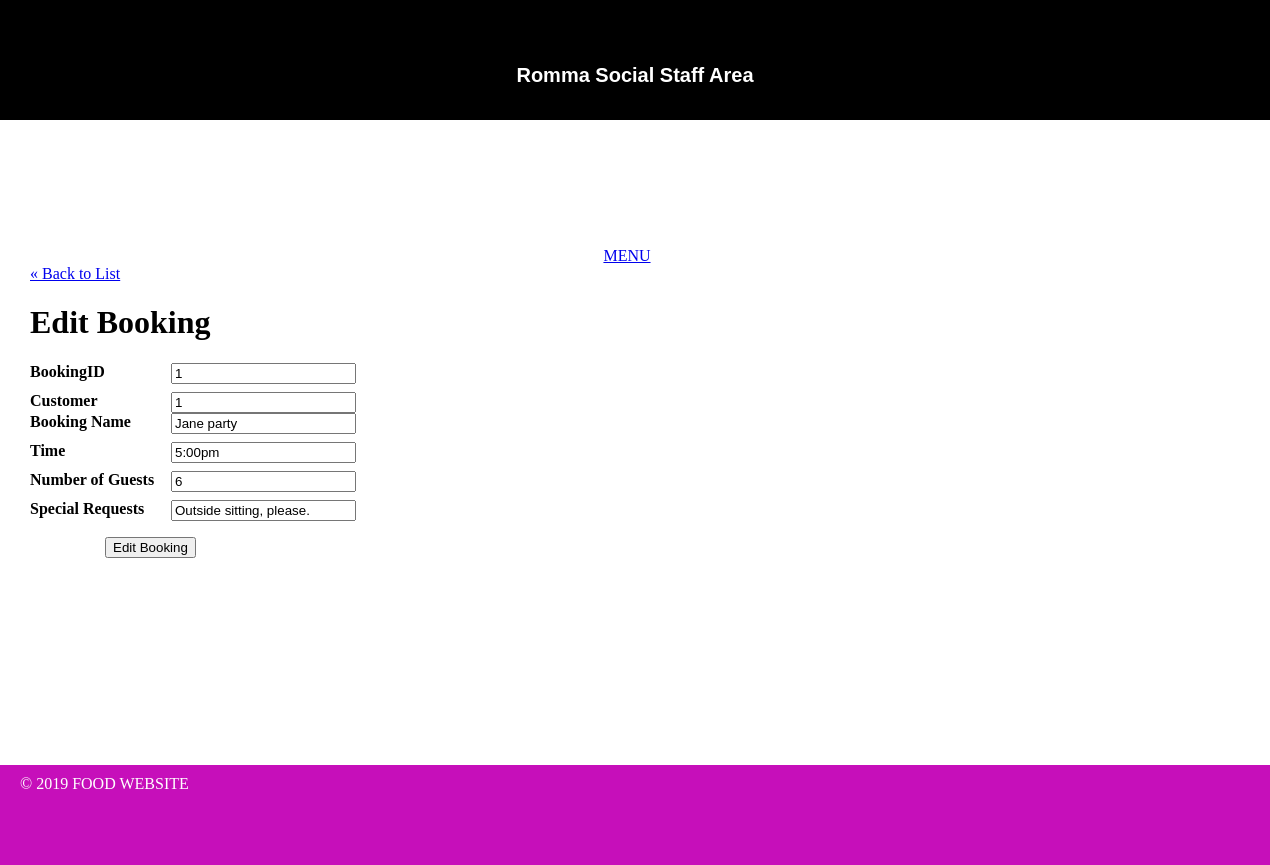
Page /romma_social/public/staff/booking/edit.php?id=1 on the committed database.
### tables this page shows
CREATE TABLE `booking` (
  `bookingID` int(11) NOT NULL,
  `customerID` int(11) NOT NULL,
  `booking_name` varchar(255) DEFAULT NULL,
  `booking_time` varchar(255) DEFAULT NULL,
  `guests` varchar(10) DEFAULT NULL,
  `special_requests` varchar(255) DEFAULT NULL
);

### romma_social/private/functions.php (called while the page is built, shortened)
<?php
function url_for($script_path) {
  return WWW_ROOT . $script_path;
}
function u($string="") {
  return urlencode($string);
}
function h($string="") {
  return htmlspecialchars($string);
}
?>

### romma_social/private/query_functions.php (called while the page is built, shortened)
<?php
  function find_booking_by_id($id) {
    global $db;
    $sql = "SELECT * FROM booking ";
    $sql .= "WHERE bookingID='" . $id . "'";
    $result = mysqli_query($db, $sql);
    $booking = mysqli_fetch_assoc($result);
    return $booking;
  }
?>

### romma_social/public/staff/booking/edit.php (the view, shortened to what this page needs)
<?php
require_once('../../../private/initialize.php');
$id = $_GET['id'];
if(is_post_request()) {
  $booking = [];
  $booking['bookingID'] = $id;
  $booking['customerID'] = $_POST['customerID'];
  $booking['booking_name'] = $_POST['booking_name'];
  $booking['booking_time'] = $_POST['booking_time'];
  $booking['guests'] = $_POST['guests'];
  $booking['special_requests'] = $_POST['special_requests'];
  $result = update_booking($booking);
  redirect_to(url_for('/staff/booking/show.php?id=' . $id));
} else {
  $booking = find_booking_by_id($id);
}
?>
<?php include(SHARED_PATH . '/staff_header.php'); ?>
<div id="content">
  <a class="back-link" href="<?php echo url_for('/staff/booking/index.php'); ?>">&laquo; Back to List</a>
  <div class="booking edit">
    <h1>Edit Booking</h1>
    <form action="<?php echo url_for('/staff/booking/edit.php?id=' . h(u($id))); ?>" method="post">
           <dl>
        <dt>BookingID</dt>
        <dd><input type="text" name="bookingID" value="<?php echo h($booking['bookingID']); ?>" /></dd>
      </dl>
	 <dl>
        <dt>Customer</dt>
          <dd><input type="text" name="customerID" value="<?php echo h($booking['customerID']); ?>" /></dd>
      <dl>
        <dt>Booking Name</dt>
        <dd><input type="text" name="booking_name" value="<?php echo h($booking['booking_name']); ?>" /></dd>
      </dl>
      <dl>
        <dt>Time</dt>
        <dd><input type="text" name="booking_time" value="<?php echo h($booking['booking_time']); ?>" /></dd>
      </dl>      <dl>
        <dt>Number of Guests</dt>
        <dd><input type="text" name="guests" value="<?php echo h($booking['guests']); ?>" /></dd>
      </dl>
      <dl>
        <dt>Special Requests</dt>
        <dd>
          <input type="text" name="special_requests" value="<?php echo h($booking['special_requests']); ?>" /></dd>
      </dl>
      <div id="operations">
        <input type="submit" value="Edit Booking" />
      </div>
    </form>
  </div>
</div>
<?php include(SHARED_PATH . '/staff_footer.php'); ?>

### romma_social/public/stylesheets/staff.css (style rules this page uses)
html { height: 100%; width: 100%; }
body { height: 100%; width: 100%; margin: 0; padding: 0; }
#content { width: 100%; min-height: 500px; padding: 0 30px; }
dl { clear: both; overflow: hidden; margin: 0.5em 0; }
dt { float: left; font-weight: bold; width: 125px; }
dd { float: left; margin-left: 1em; }
#operations { clear: both; margin: 1em 0 1em 75px; }

### rows in the picture
booking: bookingID "1", customerID "1", booking_name "Jane party", booking_time "5:00pm", guests "6", special_requests "Outside sitting, please."
